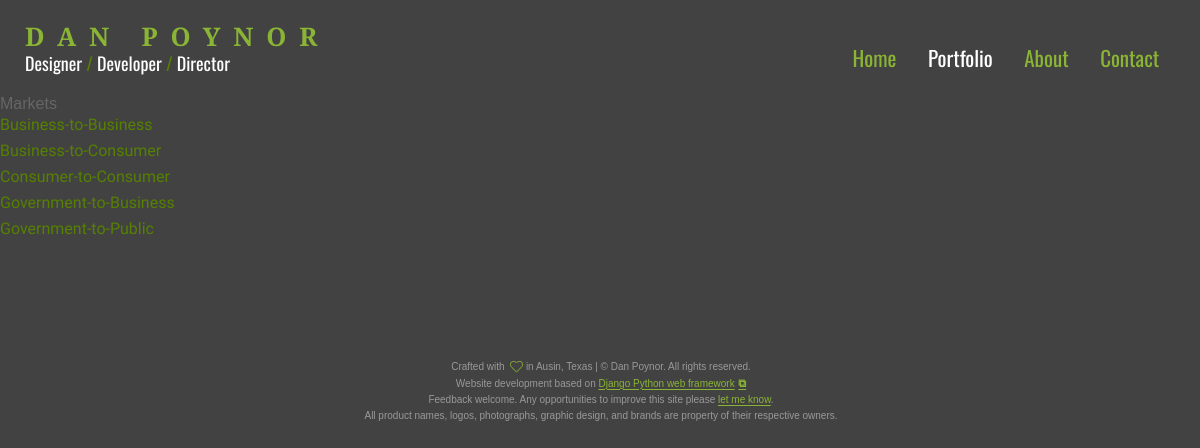
Page /portfolio/markets/ on the committed database.
### portfolio/models.py (models this page shows, shortened)
class TaxonomyMixin(models.Model):
    class Meta:
        abstract = True
    def get_absolute_url(self):
        return reverse(f"{self._meta.model_name}_detail", args=[str(self.slug)])

class Market(TaxonomyMixin, models.Model):
    class Meta:
        verbose_name = "Market"
        verbose_name_plural = "Markets"
        ordering = ["name"]
    name = models.CharField(max_length=200, unique=True, blank=False, null=False)
    slug = models.SlugField(max_length=200, unique=True, blank=False, null=False)
    description = models.TextField(help_text="Enter the market description", blank=True, null=True)
    visible = models.BooleanField(default=True, help_text="Check if the market should be visible")
    image_sm = models.URLField(max_length=200, blank=True, null=True, validators=[URLValidator()])
    image_md = models.URLField(max_length=200, blank=True, null=True, validators=[URLValidator()])
    image_lg = models.URLField(max_length=200, blank=True, null=True, validators=[URLValidator()])
    created_at = models.DateTimeField(auto_now_add=True)
    updated_at = models.DateTimeField(auto_now=True)

### portfolio/views.py (the view)
# urls.py: path("portfolio/markets/", views.markets, name="markets"),
def markets(request):
    market_list = get_taxonomy_objects_with_visible_projects(Market)
    for market in market_list:
        visible_projects = get_visible_objects(Project).filter(market=market)
        visible_project_items = get_visible_objects(ProjectItem).filter(project__in=visible_projects)
        market.project_item_count = visible_project_items.count()
    return render(request, "pages/portfolio/markets/page.html", {"markets": market_list, "object": Market()})

### portfolio/views.py (called while the page is built)
def get_taxonomy_objects_with_visible_projects(TaxonomyModel):
    has_visible_projects_with_visible_items_subquery = Project.objects.filter(
        **{TaxonomyModel._meta.model_name: OuterRef("pk")},
        visible=True,
        item__visible=True  # Check for visible items
    )
    taxonomy_objects = TaxonomyModel.objects.filter(visible=True).annotate(
        has_visible_projects_with_visible_items=Exists(has_visible_projects_with_visible_items_subquery)
    ).filter(has_visible_projects_with_visible_items=True)
    return taxonomy_objects

### portfolio/templates/pages/portfolio/markets/page.html
{% extends "base_portfolio.html" %}
{% block content %}
    <h1>Markets</h1>
    <ul>
        {% for market in markets %}
            <li>
                <a href="{{ market.get_absolute_url }}">{{ market.name }}</a>
            </li>
        {% empty %}
            <li>No markets available.</li>
        {% endfor %}
    </ul>
{% endblock content %}

### portfolio/static/portfolio/styles.css (style rules this page uses)
:root { --t3: #568000; --t4: #f6f6f6; --t5: #666666; --t6: #424242; --t7: #ffffff; --t8: #dddddd; --t9: #424242; --t10: rgba(154, 205, 50, .05); --t11: rgba(154, 205, 50, .1); --t12: rgba(154, 205, 50, .825); --t13: #f5faeb; --black: #000000; --dark-grays-500: #5c5c5c; --width-portfolio-column: 258px; --width-project-overview: 320px; --transition-speed: .3s; --transition-speed-faster: .2s; --transition-speed-slow: .5s; --transition-speed-slower: .7s; --hover-brightness-amount: 150%; --hover-brightness-amount-less: 120%; --portfolio-img-outline: #eee; }
html, button, input, select, textarea { color: var(--t5); }
html { -webkit-font-smoothing: antialiased; }
html, body { font: normal 16px/1.6180339888 "Source Sans 3", sans-serif; color: var(--t5); }
h1, h2, h3, h4, h5, h6 { font: normal 400 1em/1 "Bitter", sans-serif; margin: 0; text-rendering: optimizeLegibility; text-wrap: pretty; }
a { color: var(--t3); transition: all var(--transition-speed-faster) ease-out; }
a, a:visited, a:hover { text-decoration: none; }
*, *:before, *:after { -moz-box-sizing: border-box; -webkit-box-sizing: border-box; box-sizing: border-box; }
html, body { background-attachment: fixed; background-color: var(--t9); background-image: url(images/backgrounds/tile.webp); height: 100%; margin: 0; overflow-anchor: none; padding: 0; transition: background-color 0.3s ease-out; width: 100%; }
body { margin: 0; min-height: 100%; position: relative; }
ul { list-style-type: none; margin: 0; padding: 0; }
li { margin: 0; }

### rows in the picture
Market: name "Business-to-Business"
Market: name "Business-to-Consumer"
Market: name "Consumer-to-Consumer"
Market: name "Government-to-Business"
Market: name "Government-to-Public"
